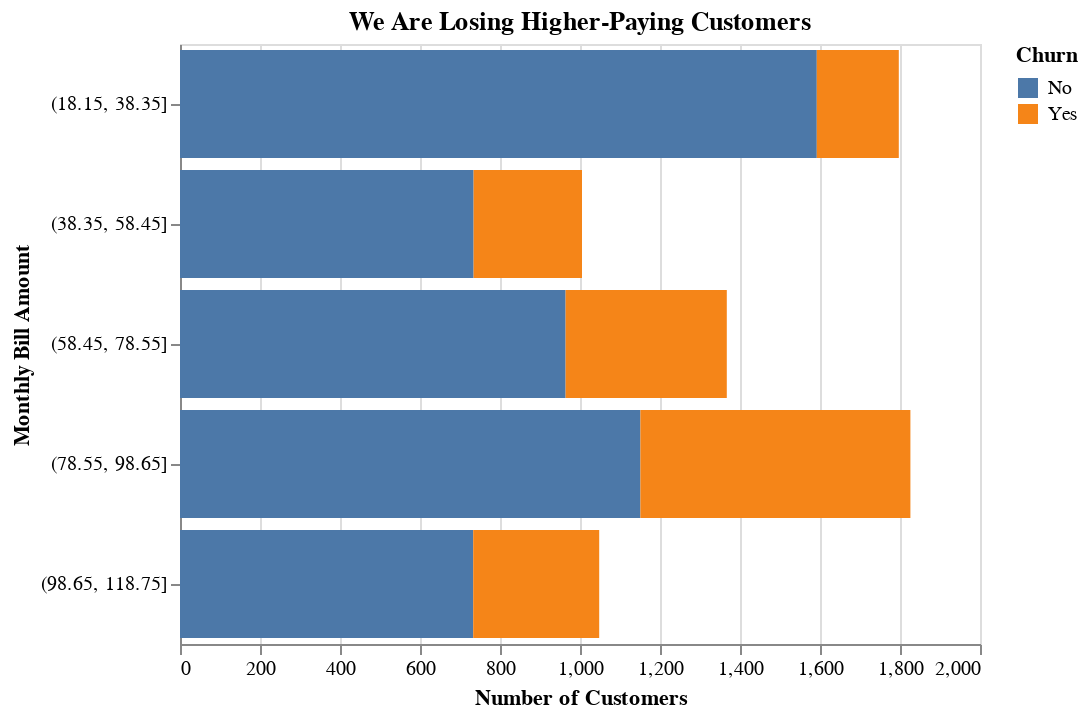

Here is the notebook cell this chart was saved with:
### Code cell
alt.Chart(chart_data,
         title='We Are Losing Higher-Paying Customers',
         ).mark_bar(
         ).encode(
            alt.X('sum(customerID)', title='Number of Customers'),
            alt.Y('MonthlyChargeBin',title='Monthly Bill Amount'),
            color='Churn',
            order=alt.Order(
                'Churn',
                sort='ascending'
            )
         )

### Figure 1 — Vega-Lite specification as saved in the notebook (floating-point values rounded to 4 significant figures)
{"$schema": "https://vega.github.io/schema/vega-lite/v3.3.0.json", "config": {"mark": {"tooltip": null}, "view": {"height": 300, "width": 400}}, "data": {"name": "data-4905c76719e07d205403c61091e1c8fb"}, "datasets": {"data-4905c76719e07d205403c61091e1c8fb": [{"Churn": "No", "MonthlyChargeBin": "(18.15, 38.35]", "customerID": 1592}, {"Churn": "Yes", "MonthlyChargeBin": "(18.15, 38.35]", "customerID": 205}, {"Churn": "No", "MonthlyChargeBin": "(38.35, 58.45]", "customerID": 734}, {"Churn": "Yes", "MonthlyChargeBin": "(38.35, 58.45]", "customerID": 271}, {"Churn": "No", "MonthlyChargeBin": "(58.45, 78.55]", "customerID": 964}, {"Churn": "Yes", "MonthlyChargeBin": "(58.45, 78.55]", "customerID": 403}, {"Churn": "No", "MonthlyChargeBin": "(78.55, 98.65]", "customerID": 1151}, {"Churn": "Yes", "MonthlyChargeBin": "(78.55, 98.65]", "customerID": 675}, {"Churn": "No", "MonthlyChargeBin": "(98.65, 118.75]", "customerID": 733}, {"Churn": "Yes", "MonthlyChargeBin": "(98.65, 118.75]", "customerID": 315}]}, "encoding": {"color": {"field": "Churn", "type": "nominal"}, "order": {"field": "Churn", "sort": "ascending", "type": "nominal"}, "x": {"aggregate": "sum", "field": "customerID", "title": "Number of Customers", "type": "quantitative"}, "y": {"field": "MonthlyChargeBin", "title": "Monthly Bill Amount", "type": "nominal"}}, "mark": "bar", "title": "We Are Losing Higher-Paying Customers"}
